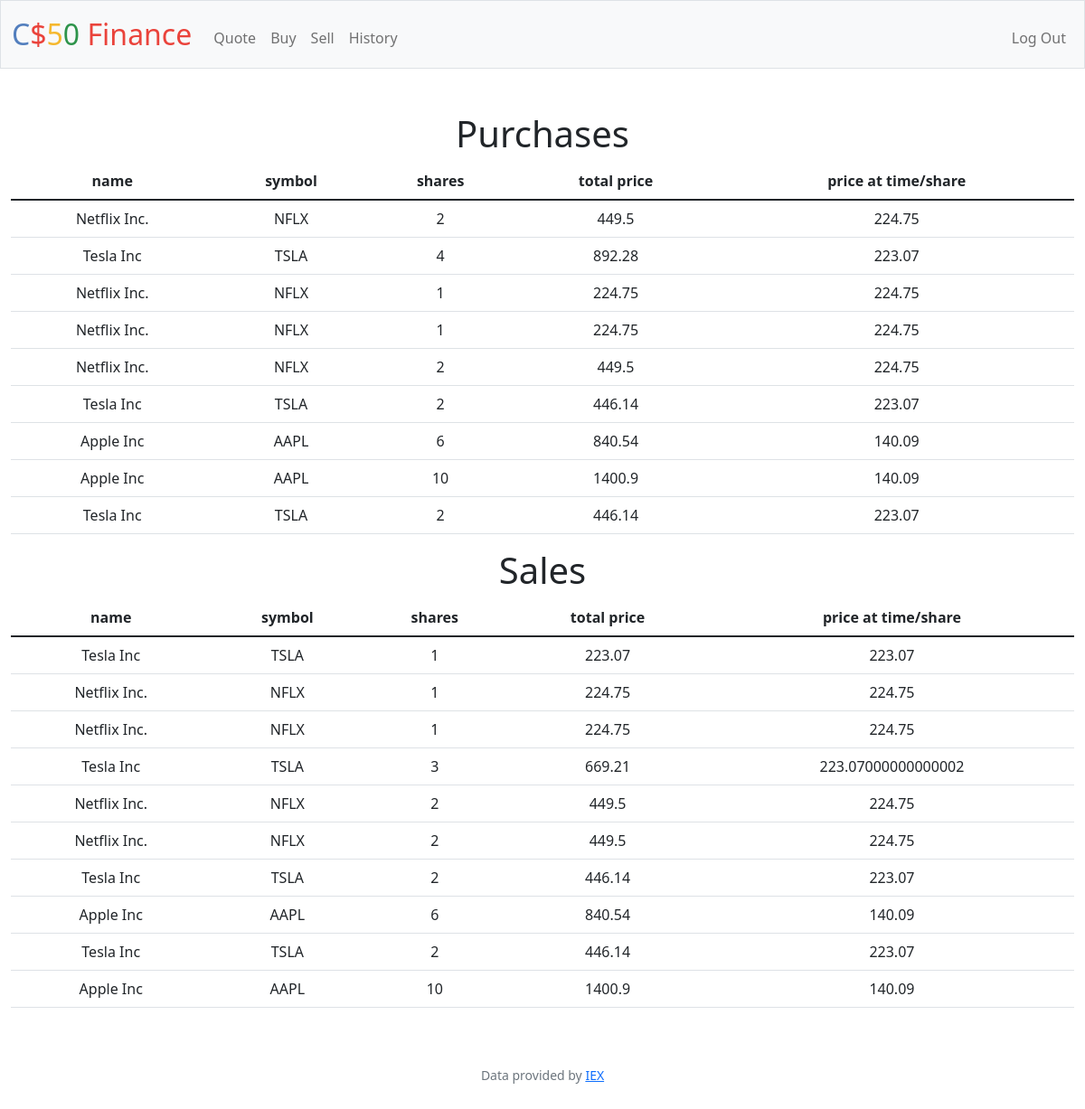
Page /history (signed in) on the earlier database version.
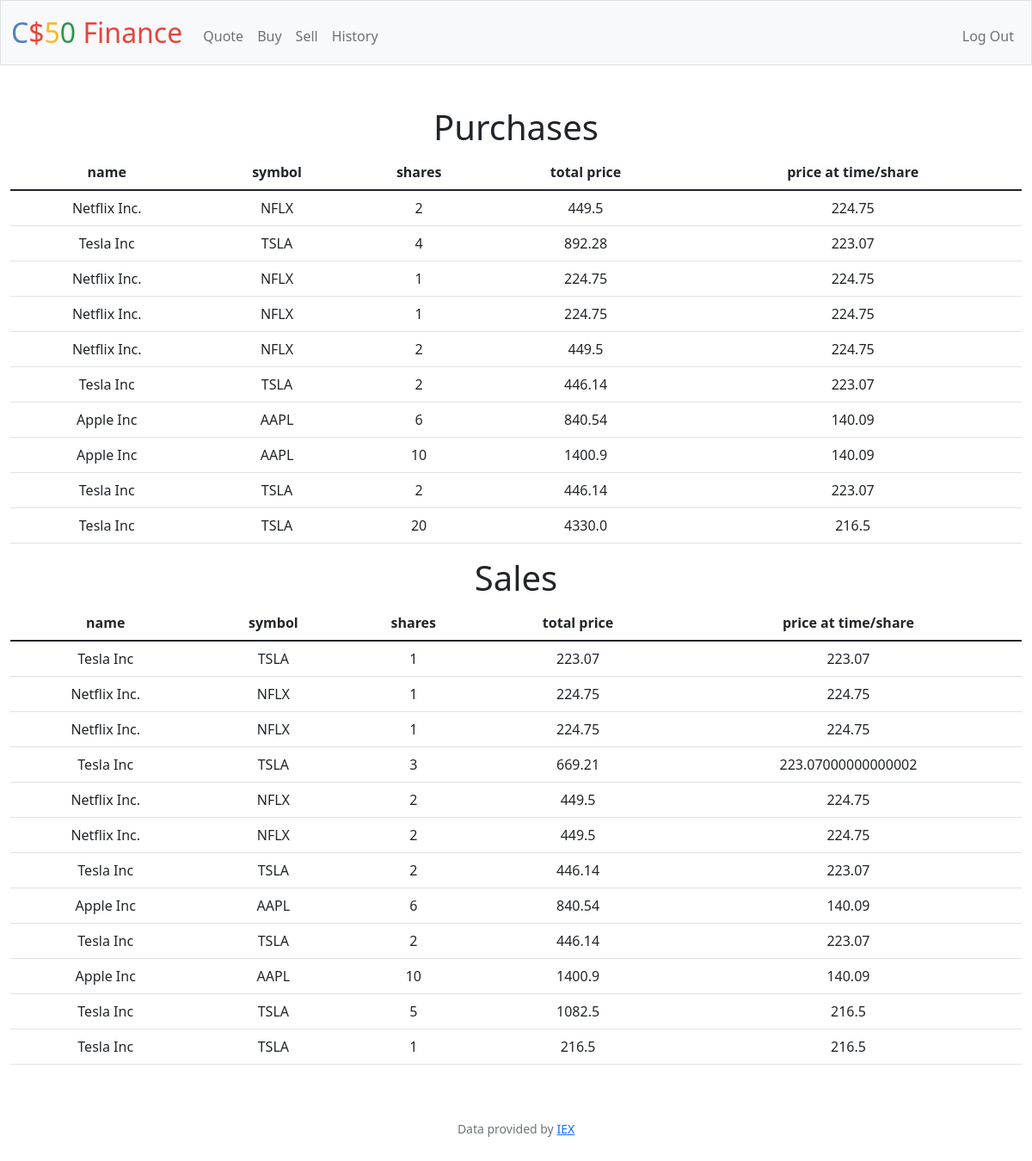
Same page on the later database version.
### tables this page shows
CREATE TABLE purchases (id INTEGER PRIMARY KEY AUTOINCREMENT NOT NULL, uid INTEGER KEY NOT NULL, shares INTEGER NOT NULL, total_price REAL NOT NULL, symbol TEXT NOT NULL, company_name TEXT);

CREATE TABLE sales (id INTEGER PRIMARY KEY AUTOINCREMENT NOT NULL, uid INTEGER KEY NOT NULL, shares_sold INTEGER NOT NULL, total_price REAL NOT NULL, symbol TEXT NOT NULL, company_name TEXT);

### app.py (the view)
@app.route("/history")
@login_required
def history():
    sales = db.execute('SELECT * FROM sales WHERE uid = ?', session['user_id'])
    for sale in sales:
        sale['price_t'] = sale['total_price'] / sale['shares_sold']
    purchases = db.execute('SELECT * FROM purchases WHERE uid = ?', session['user_id'])
    for purchase in purchases:
        purchase['price_t'] = purchase['total_price'] / purchase['shares']
    return render_template('history.html', sales=sales, purchases=purchases)

### app.py (called while the page is built)
@app.after_request
def after_request(response):
    response.headers["Cache-Control"] = "no-cache, no-store, must-revalidate"
    response.headers["Expires"] = 0
    response.headers["Pragma"] = "no-cache"
    return response

### helpers.py (called while the page is built)
def login_required(f):
    @wraps(f)
    def decorated_function(*args, **kwargs):
        if session.get("user_id") is None:
            return redirect("/login")
        return f(*args, **kwargs)
    return decorated_function

### templates/history.html (shortened to what this page needs)
{% extends "layout.html" %}
{% block main %}
    <h1 class="display-6">Purchases</h1>
    <table class="table">
        <thead>
            <tr>
                <th>name</th>
                <th>symbol</th>
                <th>shares</th>
                <th>total price</th>
                <th>price at time/share</th>
            </tr>
        </thead>
        <tbody>
            {% for purchase in purchases %}
                <tr>
                    <td>{{purchase['company_name']}}</td>
                    <td>{{purchase['symbol']}}</td>
                    <td>{{purchase['shares']}}</td>
                    <td>{{purchase['total_price']}}</td>
                    <td>{{purchase['price_t']}}</td>
                </tr>
            {% endfor %}
        </tbody>
    </table>
    <h1 class="display-6">Sales</h1>
    <table class="table">
        <thead>
            <tr>
                <th>name</th>
                <th>symbol</th>
                <th>shares</th>
                <th>total price</th>
                <th>price at time/share</th>
            </tr>
        </thead>
        <tbody>
            {% for sale in sales %}
                <tr>
                    <td>{{sale['company_name']}}</td>
                    <td>{{sale['symbol']}}</td>
                    <td>{{sale['shares_sold']}}</td>
                    <td>{{sale['total_price']}}</td>
                    <td>{{sale['price_t']}}</td>
                </tr>
            {% endfor %}
        </tbody>
    </table>
{% endblock %}

### templates/layout.html (shortened to what this page needs)
<!DOCTYPE html>
<html lang="en">
    <head>
        <link href="https://cdn.jsdelivr.net/npm/bootstrap@5.1.3/dist/css/bootstrap.min.css" rel="stylesheet">
        <link href="/static/styles.css" rel="stylesheet">
    </head>
    <body>
        <nav class="bg-light border navbar navbar-expand-md navbar-light">
            <div class="container-fluid">
                <a class="navbar-brand" href="/"><span class="blue">C</span><span class="red">$</span><span class="yellow">5</span><span class="green">0</span> <span class="red">Finance</span></a>
                <div class="collapse navbar-collapse" id="navbar">
                    {% if session["user_id"] %}
                        <ul class="navbar-nav me-auto mt-2">
                            <li class="nav-item"><a class="nav-link" href="/quote">Quote</a></li>
                            <li class="nav-item"><a class="nav-link" href="/buy">Buy</a></li>
                            <li class="nav-item"><a class="nav-link" href="/sell">Sell</a></li>
                            <li class="nav-item"><a class="nav-link" href="/history">History</a></li>
                        </ul>
                        <ul class="navbar-nav ms-auto mt-2">
                            <li class="nav-item"><a class="nav-link" href="/logout">Log Out</a></li>
                        </ul>
                    {% else %}
                        <ul class="navbar-nav ms-auto mt-2">
                            <li class="nav-item"><a class="nav-link" href="/register">Register</a></li>
                            <li class="nav-item"><a class="nav-link" href="/login">Log In</a></li>
                        </ul>
                    {% endif %}
                </div>
            </div>
        </nav>
        <main class="container-fluid py-5 text-center">
            {% block main %}{% endblock %}
        </main>
        <footer class="mb-5 small text-center text-muted">
            Data provided by <a href="https://iexcloud.io/">IEX</a>
        </footer>
    </body>
</html>

### static/styles.css (style rules this page uses)
nav .navbar-brand { font-size: xx-large; }
nav .navbar-brand .blue { color: #537fbe; }
nav .navbar-brand .red { color: #ea433b; }
nav .navbar-brand .yellow { color: #f5b82e; }
nav .navbar-brand .green { color: #2e944b; }

Differences in the rows shown:
added purchases: company_name "Tesla Inc", symbol "TSLA", shares "20", total_price "4330.0", price_t "216.5"
added sales: company_name "Tesla Inc", symbol "TSLA", shares_sold "5", total_price "1082.5", price_t "216.5"
added sales: company_name "Tesla Inc", symbol "TSLA", shares_sold "1", total_price "216.5", price_t "216.5"
